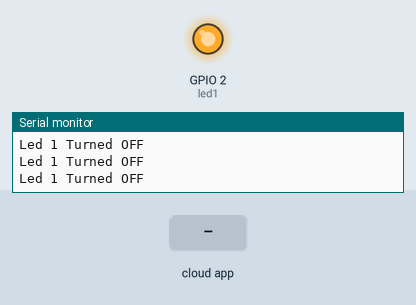
The sketch below on a simulated ESP8266 (NodeMCU). Shown: output pins drawn as LEDs (lit = HIGH), the last lines printed to the serial monitor. Inputs (shaded band) come from the test bench. WiFi joins after 1.5 s; servers stay silent unless stated; the Firebase database answers and starts empty.

Above: at 7.8 s.
7.9 s: the phone or cloud app sets LED1 to ON
At 8.4 s:
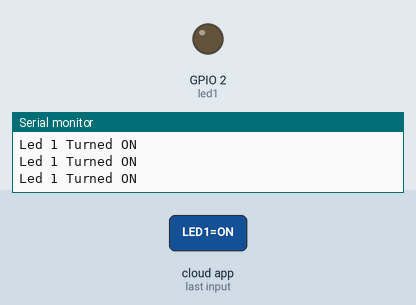
9.9 s: the phone or cloud app sets LED1 to OFF
At 10.6 s:
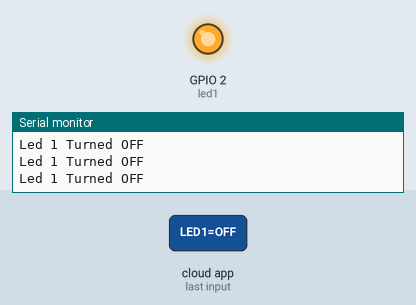
Timing chart, 0 to 12.9 s (numbered marks = the images above; inputs shaded):
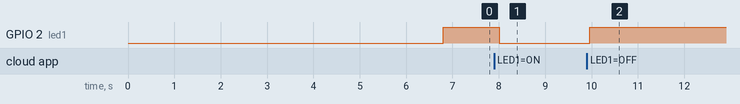

Measured:
- after the input at 7.9 s, GPIO 2 (led1): HIGH → LOW after 0.11 s
- after the input at 9.9 s, GPIO 2 (led1): LOW → HIGH after 0.06 s

The sketch:

ESP_FIREBASE_LED_CONTROL.ino
```cpp
#include <ESP8266WiFi.h>
#include <FirebaseArduino.h>

#define FIREBASE_HOST "newproject-1e9af-default-rtdb.firebaseio.com"
#define FIREBASE_AUTH "q9vFTe4nLpkplVozSgTID9TtJbKwejTwVY2N1mOb"
#define WIFI_SSID "PhongMayTinh"
#define WIFI_PASSWORD "ttcnttsgu"

String fireStatus = "";                                                     // led status received from firebase
int led1 = 2;
void setup() {
  Serial.begin(115200);
  delay(1000);
  pinMode(led1, OUTPUT);
  WiFi.begin(WIFI_SSID, WIFI_PASSWORD);                                      //try to connect with wifi
  Serial.print("Connecting to ");
  Serial.print(WIFI_SSID);
  while (WiFi.status() != WL_CONNECTED) {
    Serial.print(".");
    delay(500);
  }
  Serial.println();
  Serial.print("Connected to ");
  Serial.println(WIFI_SSID);
  Serial.print("IP Address is : ");
  Serial.println(WiFi.localIP());                                                      //print local IP address
  Firebase.begin(FIREBASE_HOST, FIREBASE_AUTH);                                       // connect to firebase
  delay(4000);
  Firebase.setString("LED1", "OFF");  //send initial string of led status
}

void loop() {
  fireStatus = Firebase.getString("LED1");                                      // get ld status input from firebase
  if (fireStatus == "ON") {                                                          // compare the input of led status received from firebase
    Serial.println("Led 1 Turned ON");
    digitalWrite(led1, LOW);      // SÁNG ĐÈN                                                   // make external led ON
  }
  else if (fireStatus == "OFF") {                                                  // compare the input of led status received from firebase
    Serial.println("Led 1 Turned OFF");
    digitalWrite(led1, HIGH);      // TẮT ĐÈN                                                // make external led OFF
  }
  else {
    Serial.println("Wrong Credential! Please send ON/OFF");
  }


}
```
